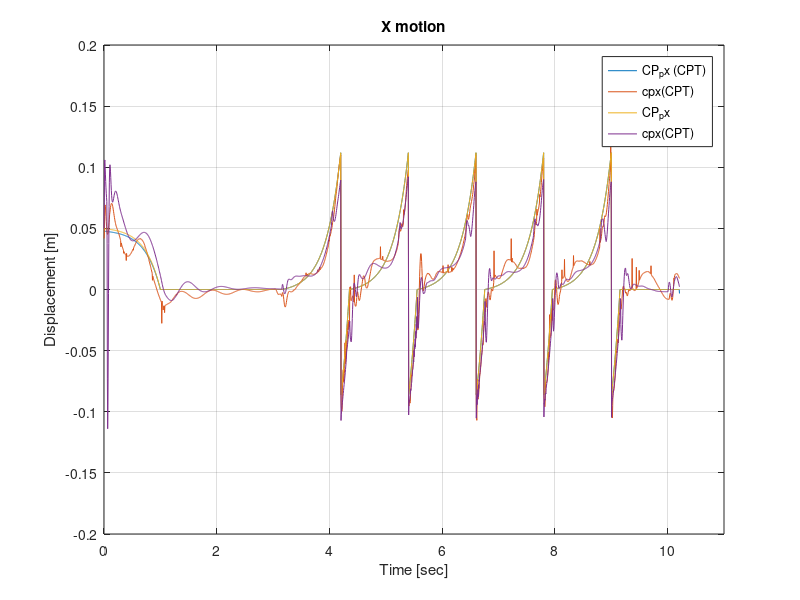
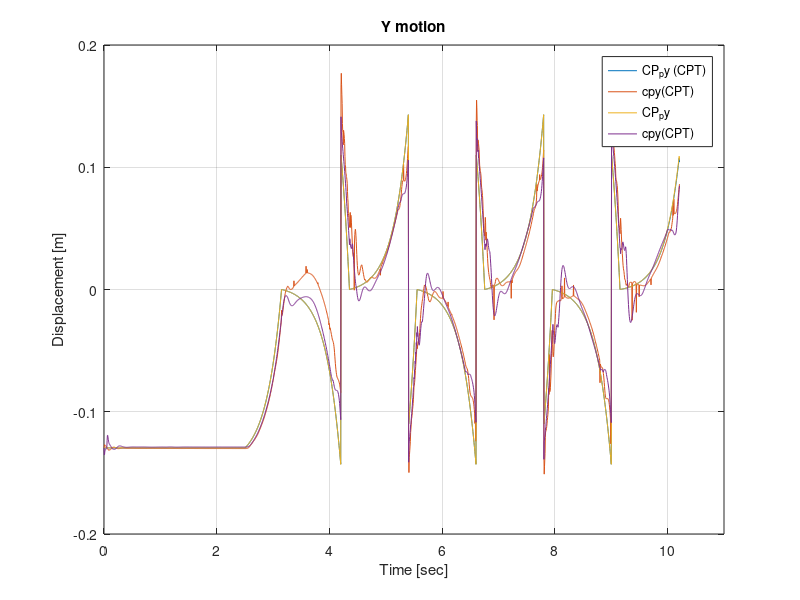

MATLAB code for these plots, in order:

load alfred_hw9.txt;
load alfred_hw9_nocpt.txt;

x=alfred_hw9(:,1);
y1=alfred_hw9(:,2);
y2=alfred_hw9(:,3);
y3=alfred_hw9(:,4);
y4=alfred_hw9(:,5);

x1=alfred_hw9_nocpt(:,1);
y5=alfred_hw9_nocpt(:,2);
y6=alfred_hw9_nocpt(:,3);
y7=alfred_hw9_nocpt(:,4);
y8=alfred_hw9_nocpt(:,5);

%% X %%
figure (1)
plot(x,y1);
xlim([0, 11]);
hold on;
plot(x,y3);
hold on;
plot(x1,y5);
hold on;
plot(x1,y7);
xlabel('Time [sec]');
ylabel('Displacement [m]');
title('X motion');
legend('CP_px (CPT)', 'cpx(CPT)', 'CP_px', 'cpx(CPT)');
hold on;
grid on;

%% Y %%
figure (2)
plot(x,y2);
xlim([0, 11]);
hold on;
plot(x,y4);
hold on;
plot(x1,y6);
hold on;
plot(x1,y8);
hold on;
xlabel('Time [sec]');

ylabel('Displacement [m]');
title('Y motion');
legend('CP_py (CPT)', 'cpy(CPT)', 'CP_py', 'cpy(CPT)');
hold on;
grid on;

